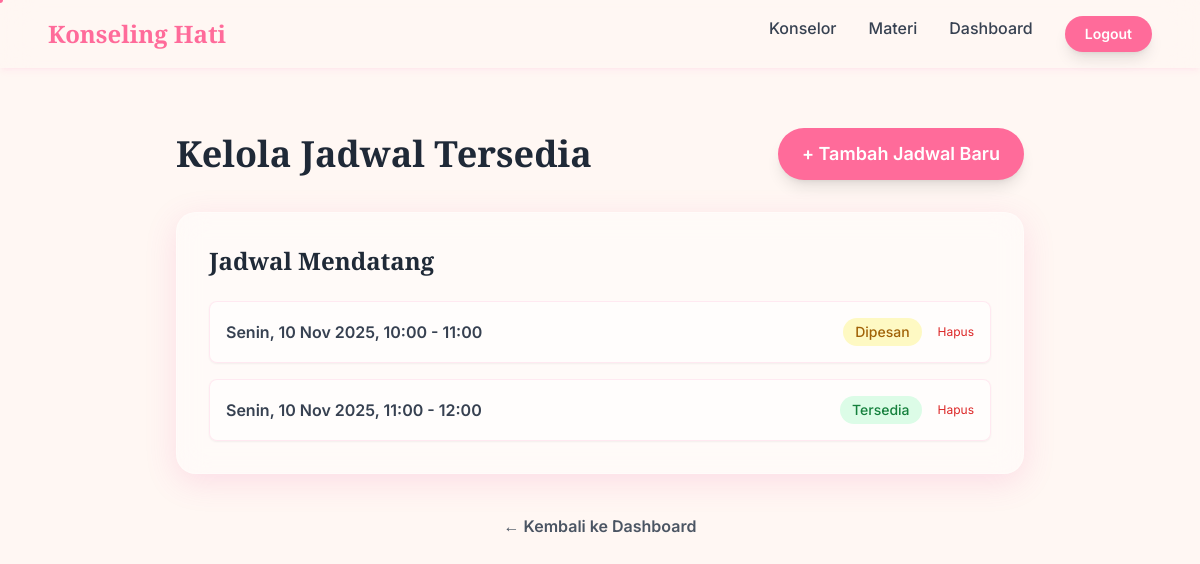
The app's page /konselor/schedule_management.php (signed in) with its own data.
### tables this page shows
CREATE TABLE jadwal_tersedia (
  id_jadwal INT AUTO_INCREMENT PRIMARY KEY,
  id_konselor INT NOT NULL,
  waktu_mulai DATETIME NOT NULL,
  waktu_selesai DATETIME NOT NULL,
  status_ketersediaan ENUM('Tersedia','Dipesan') DEFAULT 'Tersedia',
  FOREIGN KEY (id_konselor) REFERENCES konselor(id_konselor) ON DELETE CASCADE
);

### public/konselor/schedule_management.php (the view, shortened to what this page needs)
<?php
include_once '../../config/db_config.php';
include_once '../../templates/header.php';
$konselor_id = $_SESSION['counselor_id'];
$sql = "SELECT * FROM jadwal_tersedia
        WHERE id_konselor = ? AND waktu_mulai > NOW()
        ORDER BY waktu_mulai ASC";
$stmt = $conn->prepare($sql);
$stmt->bind_param("i", $konselor_id);
$stmt->execute();
$result = $stmt->get_result();
if (!function_exists('format_jadwal_indo_singkat')) {
    function format_jadwal_indo_singkat($datetime_str) {
         try {
             $waktu = new DateTime($datetime_str);
             if (class_exists('IntlDateFormatter')) {
                 $fmt = new IntlDateFormatter(
                     'id_ID', IntlDateFormatter::NONE, IntlDateFormatter::NONE,
                     'Asia/Jakarta', IntlDateFormatter::GREGORIAN,
                     'eeee, dd MMM yyyy, HH:mm'
                 );
                 return $fmt->format($waktu);
             } else {
                 return $waktu->format('D, d M Y, H:i');
             }
        } catch (Exception $e) {
            return 'Invalid date';
        }
    }
}
?>
<section id="schedule-management" class="py-24 pt-32 bg-pastel-cream min-h-screen">
    <div class="container mx-auto max-w-4xl px-6">
        <div class="flex flex-col md:flex-row justify-between md:items-center mb-8 scroll-reveal">
            <h1 class="font-playfair text-4xl font-bold text-gray-800 text-gradient-love mb-4 md:mb-0">
                Kelola Jadwal Tersedia
            </h1>
            <a href="add_schedule.php" class="btn-glow bg-rose-accent text-white font-semibold py-3 px-6 rounded-full text-lg shadow-lg transition-transform duration-300 hover:scale-105 self-start md:self-center">
                + Tambah Jadwal Baru
            </a>
        </div>
        <div class="card-glass p-6 md:p-8 shadow-soft-pink scroll-reveal">
            <h2 class="font-playfair text-2xl font-semibold text-gray-800 mb-6">Jadwal Mendatang</h2>
            <?php if ($result && $result->num_rows > 0): ?>
                <ul class="space-y-4">
                    <?php while($row = $result->fetch_assoc()): ?>
                        <li class="bg-white/60 p-4 rounded-lg shadow-sm border border-blush-pink/50 flex flex-col sm:flex-row justify-between sm:items-center space-y-2 sm:space-y-0">
                            <span class="font-semibold text-gray-700">
                                <?php echo format_jadwal_indo_singkat($row['waktu_mulai']); ?>
                                - <?php
                                    try {
                                         echo (new DateTime($row['waktu_selesai']))->format('H:i');
                                    } catch (Exception $e) {
                                        echo '??:??';
                                    }
                                ?>
                            </span>
                             <div class="flex items-center space-x-4">
                                <span class="text-sm font-medium px-3 py-1 rounded-full <?php echo $row['status_ketersediaan'] == 'Tersedia' ? 'bg-green-100 text-green-700' : 'bg-yellow-100 text-yellow-700'; ?>">
                                    <?php echo htmlspecialchars($row['status_ketersediaan']); ?>
                                </span>
                                 <div class="flex space-x-2">
                                     <a href="#" class="text-xs text-red-600 hover:underline cursor-not-allowed" onclick="alert('Fitur hapus jadwal segera hadir'); return false;">Hapus</a>
                                 </div>
                             </div>
                        </li>
                    <?php endwhile; ?>
                </ul>
            <?php else: ?>
                <p class="text-center text-gray-600">Anda belum menambahkan jadwal tersedia untuk waktu mendatang.</p>
            <?php endif; ?>
        </div>
         <p class="text-center text-gray-600 mt-10">
            <a href="../dashboard.php" class="hover:text-rose-accent hover:underline font-semibold">
                &larr; Kembali ke Dashboard
            </a>
        </p>
    </div>
</section>
<?php
include_once '../../templates/footer.php';
?>

### assets/css/style.css (style rules this page uses)
body { font-family: 'inter', sans-serif; background-color: #FFF7F3; overflow-x: hidden; }
body.animate-bg { animation: ambient-background 25s infinite ease-in-out; }
.btn-glow { animation: button-glow 3s infinite ease-in-out; }
.scroll-reveal { opacity: 0; transform: translateY(30px); transition: opacity 0.8s ease-out, transform 0.8s ease-out; }
.scroll-reveal.visible { opacity: 1; transform: translateY(0); }
.card-glass { background: rgba(255, 255, 255, 0.4); backdrop-filter: blur(15px); -webkit-backdrop-filter: blur(15px); border: 1px solid rgba(255, 255, 255, 0.3); border-radius: 1.25rem; box-shadow: 0 8px 32px 0 rgba(236, 72, 153, 0.15); transition: all 0.3s ease-in-out; }

### records on screen
jadwal_tersedia: waktu_mulai "Senin, 10 Nov 2025, 10:00", waktu_selesai "11:00", status_ketersediaan "Dipesan"
jadwal_tersedia: waktu_mulai "Senin, 10 Nov 2025, 11:00", waktu_selesai "12:00", status_ketersediaan "Tersedia"
